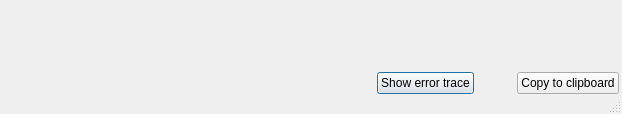
<?xml version="1.0" encoding="UTF-8"?>
<ui version="4.0">
 <class>ErrorDialog</class>
 <widget class="QDialog" name="ErrorDialog">
  <property name="geometry">
   <rect>
    <x>0</x>
    <y>0</y>
    <width>622</width>
    <height>114</height>
   </rect>
  </property>
  <property name="windowTitle">
   <string>Dialog</string>
  </property>
  <property name="windowIcon">
   <iconset resource="resource.qrc">
    <normaloff>:/error.png</normaloff>:/error.png</iconset>
  </property>
  <property name="sizeGripEnabled">
   <bool>true</bool>
  </property>
  <layout class="QVBoxLayout" name="layout" stretch="0,1,0,0">
   <property name="spacing">
  <number>3</number>
</property>
   <property name="leftMargin">
  <number>3</number>
</property>
   <property name="topMargin">
  <number>3</number>
</property>
   <property name="rightMargin">
  <number>3</number>
</property>
   <property name="bottomMargin">
  <number>3</number>
</property>
   <item>
    <widget class="QLabel" name="error_message">
     <property name="text">
      <string/>
     </property>
    </widget>
   </item>
   <item>
    <layout class="QHBoxLayout" name="horizontalLayout_2">
     <property name="spacing">
  <number>3</number>
</property>
     <item>
      <spacer name="verticalSpacer">
       <property name="orientation">
        <enum>Qt::Orientation::Vertical</enum>
       </property>
       <property name="sizeHint" stdset="0">
        <size>
         <width>20</width>
         <height>40</height>
        </size>
       </property>
      </spacer>
     </item>
    </layout>
   </item>
   <item>
    <layout class="QHBoxLayout" name="horizontalLayout" stretch="1,0,0,0">
     <property name="spacing">
  <number>3</number>
</property>
     <item>
      <spacer name="horizontalSpacer">
       <property name="orientation">
        <enum>Qt::Orientation::Horizontal</enum>
       </property>
       <property name="sizeHint" stdset="0">
        <size>
         <width>40</width>
         <height>20</height>
        </size>
       </property>
      </spacer>
     </item>
     <item>
      <widget class="QPushButton" name="show_trace_btn">
       <property name="text">
        <string>Show error trace</string>
       </property>
      </widget>
     </item>
     <item>
      <spacer name="horizontalSpacer_2">
       <property name="orientation">
        <enum>Qt::Orientation::Horizontal</enum>
       </property>
       <property name="sizeHint" stdset="0">
        <size>
         <width>40</width>
         <height>20</height>
        </size>
       </property>
      </spacer>
     </item>
     <item>
      <widget class="QPushButton" name="copy_to_clipboard_btn">
       <property name="text">
        <string>Copy to clipboard</string>
       </property>
      </widget>
     </item>
    </layout>
   </item>
   <item>
    <widget class="QLabel" name="status">
     <property name="text">
      <string/>
     </property>
    </widget>
   </item>
  </layout>
 </widget>
 <resources>
  <include location="resource.qrc"/>
 </resources>
 <connections/>
</ui>
